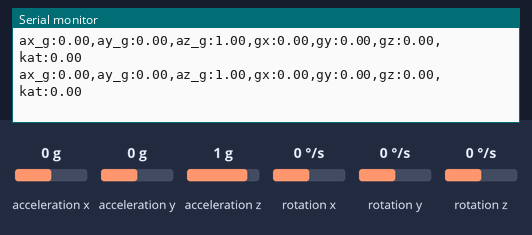
A sketch run on a simulated ESP32. Parts: the last lines printed to the serial monitor. Wiring (inferred from the names in the program): MPU-6050 motion sensor at I2C address 0x68. Inputs (shaded band) come from the test bench; at power-on: acceleration x 0 g, acceleration y 0 g, acceleration z 1 g, rotation x 0 °/s, rotation y 0 °/s, rotation z 0 °/s.

Above: at 7.6 s.
7.7 s: acceleration x set to -1.4 g
At 7.72 s:
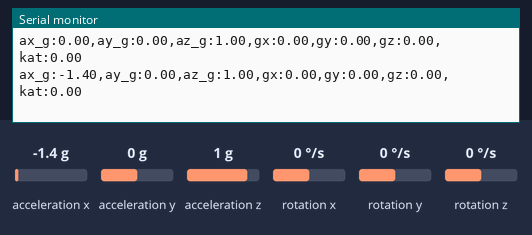
9.2 s: acceleration y set to -1.4 g
At 9.22 s:
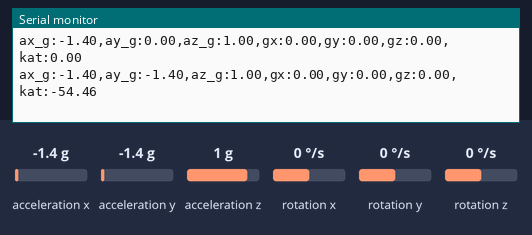
10.7 s: acceleration z set to -1.4 g
At 10.72 s:
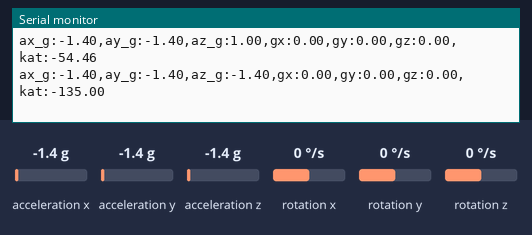
12.2 s: rotation x set to -192 °/s
At 12.22 s:
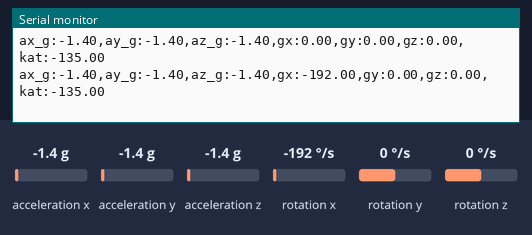
13.7 s: rotation y set to -192 °/s
At 13.73 s:
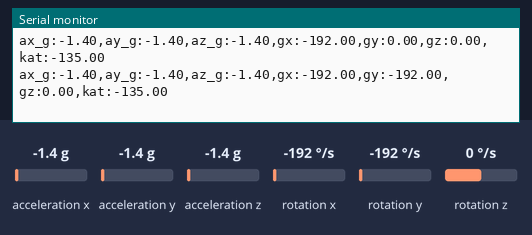

Measured:
- after the input at 7.7 s, the serial monitor: prints a new line at once (image 1)
- after the input at 9.2 s, the serial monitor: prints a new line at once (image 2)
- after the input at 10.7 s, the serial monitor: prints a new line at once (image 3)
- after the input at 12.2 s, the serial monitor: prints a new line at once (image 4)
- after the input at 13.7 s, the serial monitor: prints a new line at once (image 5)

The sketch:

L04_akcelerometr.ino
```cpp
/*
 * ==============================================================
 *  LEKCJA 04: AKCELEROMETR MPU6050 – BEZ BIBLIOTEKI
 *  Kurs „Inżynieria dronowa” – Uniwersytet Dzieci, zajęcia 2
 *  WERSJA PROWADZĄCEGO (z rozwiązaniami)
 * ==============================================================
 *
 *  CZEGO SIĘ NAUCZYSZ
 *   - Co to są REJESTRY czujnika.
 *   - Jak czytać i zapisywać rejestry przez I2C (biblioteka Wire).
 *   - Co mierzy akcelerometr, a co żyroskop.
 *
 *  CO MUSI BYĆ PODŁĄCZONE
 *   - MPU6050 na dronie, w swoim miejscu na ramie.
 *   - Przy starcie dron stoi płasko i nieruchomo (kalibracja).
 *   - Kabel z drona (ok. 1 m) wpięty w płytkę stykową:
 *     czerwony = 3V3, czarny = GND, niebieski = SDA -> pin 6,
 *     żółty = SCL -> pin 7.
 *
 *  JAK TO DZIAŁA
 *   Czujnik ma w środku ponumerowane SZUFLADKI (rejestry).
 *   W każdej leży jedna liczba 0..255 (jeden bajt).
 *
 *     szufladka 0x75: „kim jestem” (WHO_AM_I), zwykle 0x68
 *     szufladka 0x6B: zasilanie – wpisz 0, żeby obudzić czujnik
 *     szufladki 0x3B..0x48: pomiary (14 bajtów):
 *
 *      0x3B 0x3C | 0x3D 0x3E | 0x3F 0x40 | 0x41 0x42 | 0x43 ... 0x48
 *        acc X   |   acc Y   |   acc Z   |   temp.   |  gyro X, Y, Z
 *
 *   Każdy pomiar zajmuje 2 szufladki: starszy i młodszy bajt.
 *   Sklejamy je: liczba = starszy * 256 + młodszy.
 *
 *   AKCELEROMETR mierzy przyspieszenie w „g”. Gdy dron stoi,
 *   czuje tylko grawitację: oś Z pokazuje około 1 g.
 *   ŻYROSKOP mierzy, jak szybko się obracasz (stopnie na sekundę).
 *   Gdy dron stoi, pokazuje około 0.
 *
 *   KALIBRACJA: żaden czujnik nie jest idealny – nawet gdy stoi,
 *   pokazuje trochę więcej albo mniej, niż powinien. Na starcie program
 *   przez ok. 2 s sprawdza, ile czujnik pokazuje w spoczynku, i potem
 *   to odejmuje. Dlatego przy starcie dron MUSI stać płasko i nieruchomo.
 *   Program odlicza 3 s, a gdy wykryje ruch – kalibruje jeszcze raz.
 *
 *  ZADANIA
 *   1. Przelicz surowe liczby na g i °/s.
 *   2. Przechyl drona i obserwuj osie na Plotterze.
 *   3. Policz kąt przechylenia z akcelerometru.
 */

#include <Wire.h>

// ================== KONFIGURACJA ==================
const int PIN_SDA = 6;
const int PIN_SCL = 7;
const int MPU = 0x68;                // adres czujnika na I2C
const float LSB_NA_G = 16384.0;      // zakres ±2 g:     16384 = 1 g
const float LSB_NA_STOPIEN = 131.0;  // zakres ±250 °/s: 131 = 1 °/s
const int CO_ILE_MS = 100;           // nowy punkt wykresu co 100 ms (10 na sekundę)
const int PROBKI_KALIBRACJI = 200;   // tyle pomiarów uśredniamy przy kalibracji (ok. 2 s)
const int RUCH_AKC = 1500;           // większy rozrzut akcelerometru = dron się ruszał (~0,1 g)
const int RUCH_ZYRO = 500;           // większy rozrzut żyroskopu = dron się ruszał (~4 °/s)
// ==================================================

// Zapisuje liczbę do szufladki (rejestru) czujnika.
void zapiszRejestr(byte rejestr, byte wartosc) {
  Wire.beginTransmission(MPU);
  Wire.write(rejestr);      // numer szufladki
  Wire.write(wartosc);      // co do niej wkładamy
  Wire.endTransmission();
}

// Czyta jedną szufladkę.
byte czytajRejestr(byte rejestr) {
  Wire.beginTransmission(MPU);
  Wire.write(rejestr);
  Wire.endTransmission(false);   // false = nie kończ rozmowy
  Wire.requestFrom(MPU, 1);
  return Wire.read();
}

// Skleja dwa bajty w jedną liczbę ze znakiem (może być ujemna).
int16_t sklej(byte starszy, byte mlodszy) {
  return (int16_t)((starszy << 8) | mlodszy);
}

int16_t surowe[7];   // ax, ay, az, temperatura, gx, gy, gz – surowe liczby z czujnika
float zero[7];       // poprawki z kalibracji (to, co czujnik pokazuje w spoczynku)
unsigned long czas_wykresu = 0;

// Czyta 14 szufladek naraz, zaczynając od 0x3B, i skleja je w 7 liczb.
void czytajCzujnik() {
  Wire.beginTransmission(MPU);
  Wire.write(0x3B);
  Wire.endTransmission(false);
  Wire.requestFrom(MPU, 14);
  for (int i = 0; i < 7; i++) {
    byte starszy = Wire.read();
    byte mlodszy = Wire.read();
    surowe[i] = sklej(starszy, mlodszy);
  }
}

// KALIBRACJA: dron stoi płasko i nieruchomo. Liczymy średnią z wielu pomiarów.
// To, co czujnik wtedy pokazuje, to jego „błąd zera” – potem go odejmujemy.
// Wyjątek: oś Z ma pokazywać 1 g (grawitację), a nie 0.
// Jeśli w trakcie dron się ruszy, kalibracja zaczyna się od nowa.
void kalibruj() {
  Serial.println("KALIBRACJA za 3 s: połóż drona płasko i nie ruszaj go.");
  for (int s = 3; s > 0; s--) {
    Serial.println(s);
    delay(1000);
  }
  while (true) {
    float suma[7] = {0, 0, 0, 0, 0, 0, 0};
    int16_t najmniej[7], najwiecej[7];
    czytajCzujnik();
    for (int i = 0; i < 7; i++) najmniej[i] = najwiecej[i] = surowe[i];
    for (int n = 0; n < PROBKI_KALIBRACJI; n++) {
      czytajCzujnik();
      for (int i = 0; i < 7; i++) {
        suma[i] += surowe[i];
        najmniej[i] = min(najmniej[i], surowe[i]);
        najwiecej[i] = max(najwiecej[i], surowe[i]);
      }
      delay(10);
    }
    // Ruch? Akcelerometr (0..2) albo żyroskop (4..6) skakał za bardzo.
    bool ruch = false;
    for (int i = 0; i < 3; i++) if (najwiecej[i] - najmniej[i] > RUCH_AKC) ruch = true;
    for (int i = 4; i < 7; i++) if (najwiecej[i] - najmniej[i] > RUCH_ZYRO) ruch = true;
    if (ruch) {
      Serial.println("Dron się ruszał – kalibruję jeszcze raz. Nie dotykaj drona ani stołu.");
      continue;
    }
    for (int i = 0; i < 7; i++) zero[i] = suma[i] / PROBKI_KALIBRACJI;
    // Czy dron leżał płasko? Kąt między grawitacją a osią Z czujnika.
    float przechylenie = atan2(sqrt(zero[0] * zero[0] + zero[1] * zero[1]), zero[2]) * 180.0 / PI;
    if (przechylenie > 10) {
      Serial.print("Uwaga: w czasie kalibracji dron był przechylony o ok. ");
      Serial.print((int)przechylenie);
      Serial.println(" stopni. Postaw go płasko i naciśnij RST (albo czujnik jest krzywo zamocowany).");
    }
    zero[2] -= LSB_NA_G;   // oś Z: zostawiamy 1 g grawitacji
    zero[3] = 0;           // temperatury nie poprawiamy
    Serial.println("Kalibracja gotowa. Żeby ją powtórzyć: postaw drona płasko i naciśnij RST.");
    return;
  }
}

void setup() {
  Serial.begin(115200);
  delay(1000);
  Wire.begin(PIN_SDA, PIN_SCL);
  Wire.setClock(100000);   // 100 kHz: kabel I2C ma ok. 1 m, więc wolniej i pewniej
  Wire.setTimeOut(50);     // nie czekaj w nieskończoność, gdy czujnik milczy

  byte kto = czytajRejestr(0x75);   // WHO_AM_I
  Serial.print("WHO_AM_I = 0x");
  Serial.println(kto, HEX);
  if (kto != 0x68) {
    // Klony czujnika często mają inną wartość. Nie blokujemy programu.
    Serial.println("Uwaga: oczekiwałem 0x68. To może być klon. Próbuję dalej.");
  }

  zapiszRejestr(0x6B, 0);   // budzimy czujnik (po włączeniu śpi)
  delay(100);
  kalibruj();
}

void loop() {
  if (millis() - czas_wykresu < CO_ILE_MS) return;   // jeszcze nie czas na nowy punkt
  czas_wykresu = millis();
  czytajCzujnik();

  // ROZWIĄZANIE 1: odejmujemy poprawkę z kalibracji i dzielimy przez „ile na jednostkę”
  float ax = (surowe[0] - zero[0]) / LSB_NA_G;
  float ay = (surowe[1] - zero[1]) / LSB_NA_G;
  float az = (surowe[2] - zero[2]) / LSB_NA_G;
  float gx = (surowe[4] - zero[4]) / LSB_NA_STOPIEN;
  float gy = (surowe[5] - zero[5]) / LSB_NA_STOPIEN;
  float gz = (surowe[6] - zero[6]) / LSB_NA_STOPIEN;

  // ROZWIĄZANIE 3: kąt przechylenia z kierunku grawitacji.
  // atan2 zamienia dwie długości na kąt; wynik w radianach -> stopnie.
  float kat = atan2(ay, az) * 180.0 / PI;

  // Kliknij nazwę w legendzie Plottera, żeby ukryć/pokazać linię.
  Serial.print("ax_g:");   Serial.print(ax);
  Serial.print(",ay_g:");  Serial.print(ay);
  Serial.print(",az_g:");  Serial.print(az);
  Serial.print(",gx:");    Serial.print(gx);
  Serial.print(",gy:");    Serial.print(gy);
  Serial.print(",gz:");    Serial.print(gz);
  Serial.print(",kat:");   Serial.println(kat);
}
```
